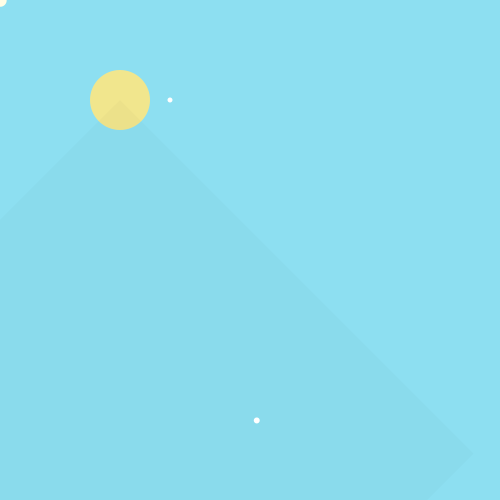
Frame 1 (no input)
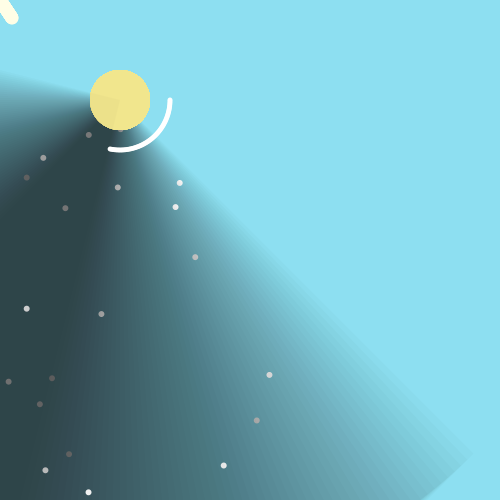
Frame 60 (the mouse pressed at the canvas centre just before this capture)
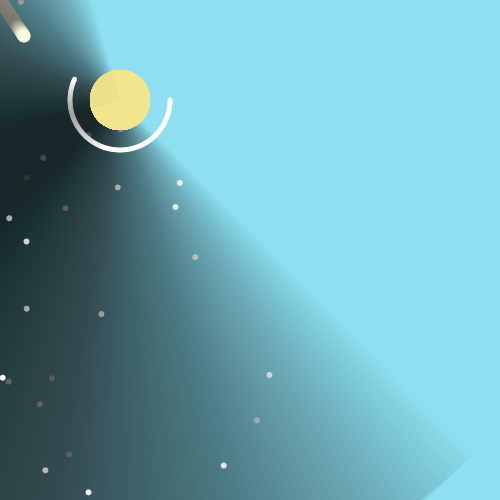
Frame 120 (the mouse held since frame 60 and released just before this capture)

The Processing sketch that drew these frames (run headless with seeded random() and noise(); from frame 60 on, the mouse is pressed at the canvas centre):

// Processing sketch: processing_118601
// ── processing_118601.pde

float angle =45;
float ballX;
float ballY;
float ballXSpeed = .2;
float ballYSpeed = .3;
float comet=0;

void setup () {
  size( 500, 500);
  background (141, 223, 241);
}
void draw() {
  noStroke();
float y_value= sin(comet)*50;
float x_value = cos (comet)*50;

y_value+= 100;
x_value+= 120; 

comet += .03;
ellipse(x_value,y_value, 5,5);

  noStroke();
  ballX = ballX + ballXSpeed;
  ballY = ballY + ballYSpeed;
   
  fill(255, 254, 230);
  ellipse(ballX, ballY, 13, 13);
   
 
  if (ballX > width) {
      ballX = 0;
      }
  if (ballX < 0) {
      ballX = width;
  }
   
  //wrap screen on Y axis
  if (ballY > height) {
      ballY = 0;
      }
  if (ballY < 0) {
      ballY = height;
  }

  translate(120, 100);
  rotate( radians(angle)); 
  fill(241, 230, 141);
  ellipse(0, 0, 60, 60);
  angle +=1;


    fill(0, 5);
    rect(0, 0, width, height);

    fill(255);
    ellipse (random(width), random(height), 6, 6);
     
     

  }
